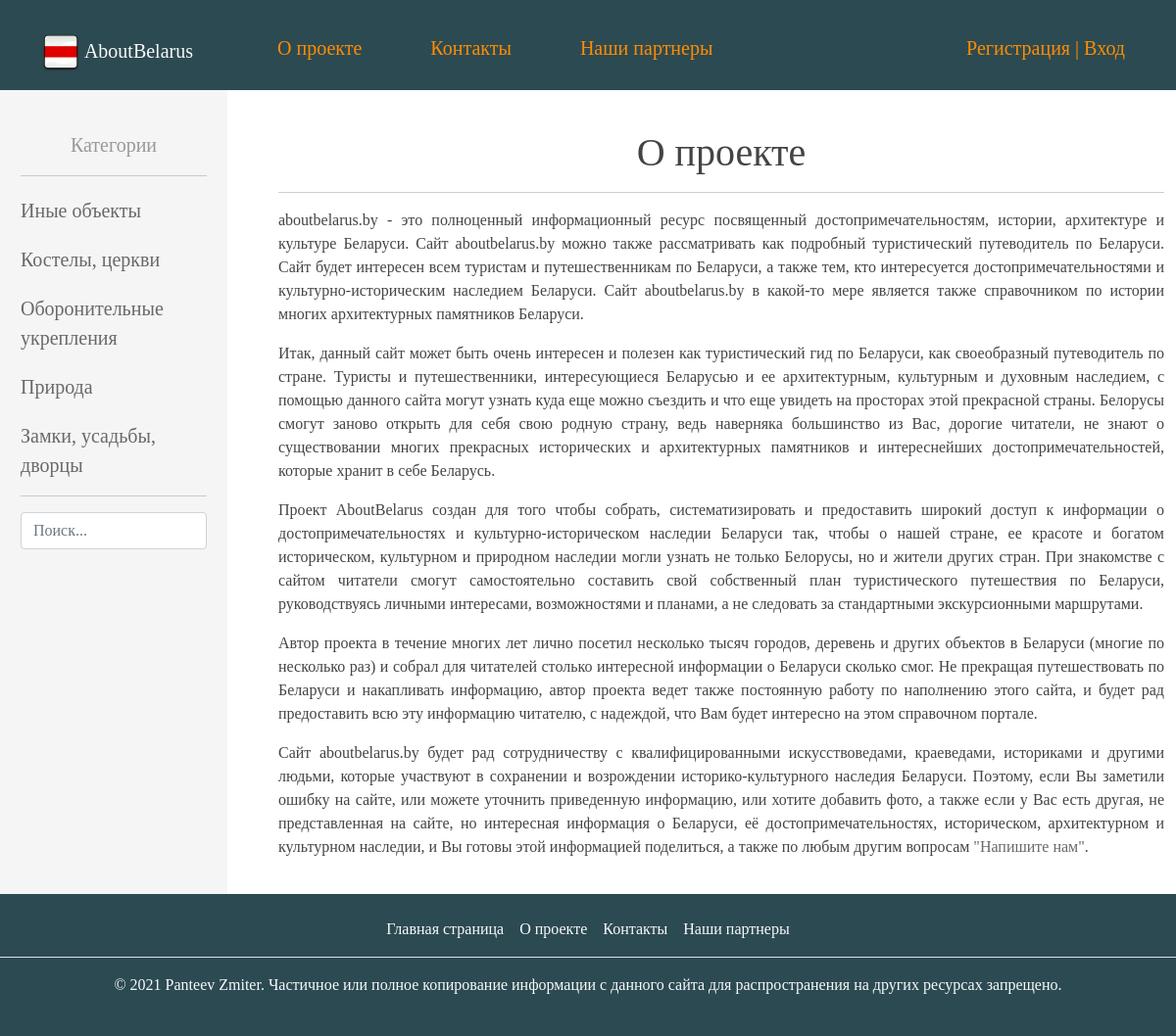
The page /about/ on the database its author committed.
### aboutbelarus/models.py (models this page shows, shortened)
class Category(models.Model):
    name = models.CharField(max_length=100, db_index=True, verbose_name="Категория")
    slug = models.SlugField(max_length=50, unique=True, db_index=True, verbose_name="URL")
    def get_absolute_url(self):
        return reverse('category', kwargs={'cat_slug': self.slug})
    class Meta:
        verbose_name = 'Категория'
        verbose_name_plural = 'Категории'
        ordering = ['id']

### aboutbelarus/views.py (the view)
# urls.py: path('about/', AboutSite.as_view(), name='about'),
class AboutSite(AboutBelarusHome):
    paginate_by = False
    template_name = 'aboutbelarus/about.html'
    def get_context_data(self, *args, object_list=None, **kwargs):
        context = super().get_context_data(**kwargs)
        c_def = self.get_user_context(title='О проекте')
        return dict(list(context.items()) + list(c_def.items()))

### aboutbelarus/utils.py (called while the page is built)
    def get_user_context(self, **kwargs):
        context = kwargs
        cats = Category.objects.annotate(Count('aboutbelarus'))
        context['menu'] = menu
        context['cats'] = cats
        if 'cat_selected' not in context:
            context['cat_selected'] = 0
        return context

### aboutbelarus/views.py (called while the page is built)
    def get_context_data(self, *args, object_list=None, **kwargs):
        context = super().get_context_data(**kwargs)
        context['q'] = self.request.GET.get('q')
        c_def = self.get_user_context(title="Главная страница")
        context = dict(list(context.items()) + list(c_def.items()))
        return context

    def get_queryset(self):
        if self.request.GET.get('q'):
            return AboutBelarus.objects.filter(
                Q(title__icontains=self.request.GET.get('q')) | Q(content__icontains=self.request.GET.get('q')),
                is_published=True)
        else:
            return AboutBelarus.objects.filter(is_published=True)

### aboutbelarus/templates/aboutbelarus/about.html
{% extends 'aboutbelarus/base.html' %}
{% block content %}
    <h1 style="text-align: center">{{ title }}</h1>
    <hr>
    <div style="text-align: justify">
        <p>aboutbelarus.by - это полноценный информационный ресурс посвященный достопримечательностям, истории,
            архитектуре и
            культуре Беларуси. Сайт aboutbelarus.by можно также рассматривать как подробный туристический путеводитель
            по Беларуси. Сайт будет интересен всем туристам и путешественникам по Беларуси, а также тем, кто
            интересуется
            достопримечательностями и культурно-историческим наследием Беларуси. Сайт aboutbelarus.by в какой-то мере
            является
            также справочником по истории многих архитектурных памятников Беларуси.</p>
        <p>Итак, данный сайт может быть очень интересен и полезен как туристический гид по Беларуси, как своеобразный
            путеводитель по стране. Туристы и путешественники, интересующиеся Беларусью и ее архитектурным, культурным и
            духовным наследием, с помощью данного сайта могут узнать куда еще можно съездить и что еще увидеть на
            просторах
            этой прекрасной страны. Белорусы смогут заново открыть для себя свою родную страну, ведь наверняка
            большинство
            из Вас, дорогие читатели, не знают о существовании многих прекрасных исторических и архитектурных памятников
            и
            интереснейших достопримечательностей, которые хранит в себе Беларусь.</p>
        <p>Проект AboutBelarus создан для того чтобы собрать, систематизировать и предоставить широкий доступ к
            информации о
            достопримечательностях и культурно-историческом наследии Беларуси так, чтобы о нашей стране, ее красоте и
            богатом
            историческом, культурном и природном наследии могли узнать не только Белорусы, но и жители других стран.
            При знакомстве с сайтом читатели смогут самостоятельно составить свой собственный план туристического
            путешествия
            по Беларуси, руководствуясь личными интересами, возможностями и планами, а не следовать за стандартными
            экскурсионными маршрутами.</p>
        <p>Автор проекта в течение многих лет лично посетил несколько тысяч городов, деревень и других объектов в
            Беларуси
            (многие по несколько раз) и собрал для читателей столько интересной информации о Беларуси сколько смог.
            Не прекращая путешествовать по Беларуси и накапливать информацию, автор проекта ведет также постоянную
            работу по
            наполнению этого сайта, и будет рад предоставить всю эту информацию читателю, с надеждой, что Вам будет
            интересно
            на этом справочном портале.</p>
        <p>Сайт aboutbelarus.by будет рад сотрудничеству с квалифицированными искусствоведами, краеведами, историками и
            другими
            людьми, которые участвуют в сохранении и возрождении историко-культурного наследия Беларуси. Поэтому, если
            Вы
            заметили ошибку на сайте, или можете уточнить приведенную информацию, или хотите добавить фото, а также если
            у Вас
            есть другая, не представленная на сайте, но интересная информация о Беларуси, её достопримечательностях,
            историческом, архитектурном и культурном наследии, и Вы готовы этой информацией поделиться, а также по любым
            другим вопросам <a href="{% url 'contact' %}">"Напишите нам"</a>.</p>
    </div>
{% endblock %}

### aboutbelarus/templates/aboutbelarus/base.html (shortened to what this page needs)
{% load static %}
{% load aboutbelarus_tags %}
{% load cache %}
<!DOCTYPE html>
<head>
    <link href="https://cdn.jsdelivr.net/npm/bootstrap@5.1.0/dist/css/bootstrap.min.css" rel="stylesheet"
>
    <link type="text/css" href="{% static 'aboutbelarus/css/styles.css' %}" rel="stylesheet"/>
</head>
<body>
<div class="container-fluid py-3 col-md-12" style="background-color: #2c4a52">
    <ul id="mainmenu" class="mainmenu">
        <li><a class="navbar-brand text-light" href="{% url 'home' %}">
            <img src="{% static 'aboutbelarus/images/icon.webp' %}" alt="" width="40" height="auto"
                 class="d-inline-block-align-text-top">
            AboutBelarus</a></li>
        {% for m in menu %}
            {% if m.title != 'Главная страница' %}
                <li><a href="{% url m.url_name %}">{{ m.title }}</a></li>
            {% endif %}
        {% endfor %}
        {% if request.user.is_authenticated %}
            <li class="last">{{ user.username }} | <a href="{% url 'logout' %}">Выход</a></li>
        {% else %}
            <li class="last"><a href="{% url 'register' %}">Регистрация</a> | <a href="{% url 'login' %}">Вход</a></li>
        {% endif %}
    </ul>
</div>
<table class="table-content">
    <tr>
        <td valign="top" class="left-chapters">
            <ul id="leftchapters">
                <div style="text-align: center">
                    {% if cat_selected == 0 %}
                        <li class="selected img-article-post">Категории</li>
                    {% else %}
                        <li><a href="{% url 'home' %}">Категории</a></li>
                    {% endif %}
                </div>
                <hr>
                {% for c in cats %}
                    {% if c.aboutbelarus__count > 0 %}
                        {% if c.pk == cat_selected %}
                            <li class="selected">{{ c.name }}</li>
                        {% else %}
                            <li><a href="{{ c.get_absolute_url }}">{{ c.name }}</a></li>
                        {% endif %}
                    {% endif %}
                {% endfor %}
                <hr>
                <div>
                    <form action="{% url 'home' %}" method="get">
                        <input type="search" placeholder="Поиск..." name="q" class="form-control" required="">
                    </form>
                </div>
            </ul>
        </td>
        <td valign="top" class="content">
            <div class="container col-md-12">
                {% block content %}
                {% endblock %}
            </div>
        </td>
    </tr>
</table>
<div class="footer py-3" style="background-color: #2c4a52">
    <ul class="nav justify-content-center border-bottom pb-2 mb-2">
        {% for m in menu %}
            <li class="last"><a class="nav-link px-2 text-light" href="{% url m.url_name %}">{{ m.title }}</a></li>
        {% endfor %}
    </ul>
    <p class="py-2 text-center text-light"> © 2021 Panteev Zmiter. Частичное или полное копирование информации с
        данного сайта для распространения на других ресурсах запрещено.</p>
</div>
</body>
</html>

### aboutbelarus/static/aboutbelarus/css/styles.css (style rules this page uses)
html, body { font-family: 'Cinzel'; margin: 0; padding: 0; height: 100%; width: 100%; color: #444; }
a { color: dimgray; text-decoration: none; }
ul.mainmenu { list-style: none; margin: 0; padding: 0; height: 60px; color: darkorange; font-size: 20px; overflow: hidden; }
ul.mainmenu li { float: left; margin: 18px 40px 0 30px; }
ul.mainmenu li.last { float: right; }
ul.mainmenu li a { color: darkorange; text-decoration: none; }
.table-content { width: 100%; min-height: 100%; height: 100%; }
.left-chapters { margin: 0; background: whitesmoke; min-height: 100%; }
.left-chapters ul { width: 230px; min-height: 100%; padding: 20px 20px 10px 20px; list-style: none; font-size: 20px; }
.left-chapters ul li { margin: 20px 0 0 0; color: #999; }
.content { padding: 40px 0 20px 40px; width: 100%; box-sizing: border-box; }

### rows shown on the page
Category: name "Иные объекты"
Category: name "Костелы, церкви"
Category: name "Оборонительные укрепления"
Category: name "Природа"
Category: name "Замки, усадьбы, дворцы"

### other values the page prints
{{ m.title }} "О проекте" "Контакты" "Наши партнеры"
{{ title }} "О проекте"
{{ m.title }} "Главная страница" "О проекте" "Контакты" "Наши партнеры"
